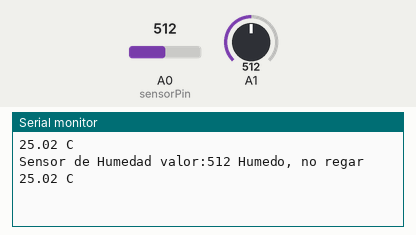
Recording of a sketch running on a simulated Arduino Uno, built with avr-gcc and run on an emulated ATmega328P. Shown: the last lines printed to the serial monitor. The test bench sets the inputs (shaded band); at power-on: A1 = 512, A0 (sensorPin) = 512.

Above: at 2.8 s.
2.9 s: A1 set to 688
At 3.8 s:
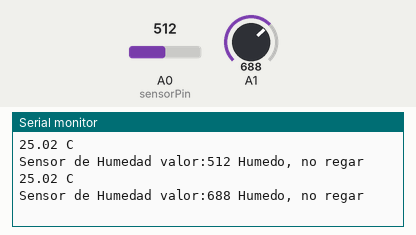
5.6 s: A1 set to 712
At 7.8 s:
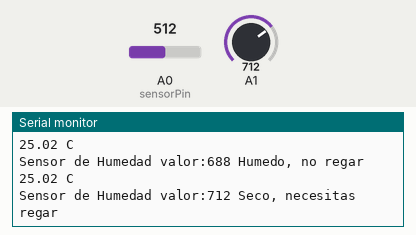

The sketch:

tempyhumedad.ino
```cpp
const int sensorPin= A0;
int Valor;


void setup()
{
  Serial.begin(9600);
}

void loop()
{
  int value = analogRead(sensorPin);
  float millivolts = (value / 1023.0) * 5000;
  float celsius = millivolts / 100;
  Serial.print(celsius);
  Serial.println(" C");
  delay(1000);
 Serial.print("Sensor de Humedad valor:");
Valor = analogRead(1);
Serial.print(Valor);
if (Valor <= 300)
   Serial.println(" Encharcado");
if ((Valor > 300) and (Valor <= 700))
    Serial.println(" Humedo, no regar");
if (Valor > 700)
    Serial.println(" Seco, necesitas regar");
delay(1000);
}
```

Measured:
- the behaviour switches between 700 and 701 on A1 (found by bisection; images 1 and 2)
- after the input at 2.9 s, the serial monitor: prints a new line after 0.10 s (image 1)
- after the input at 5.6 s, the serial monitor: prints a new line after 1.4 s (image 2)
